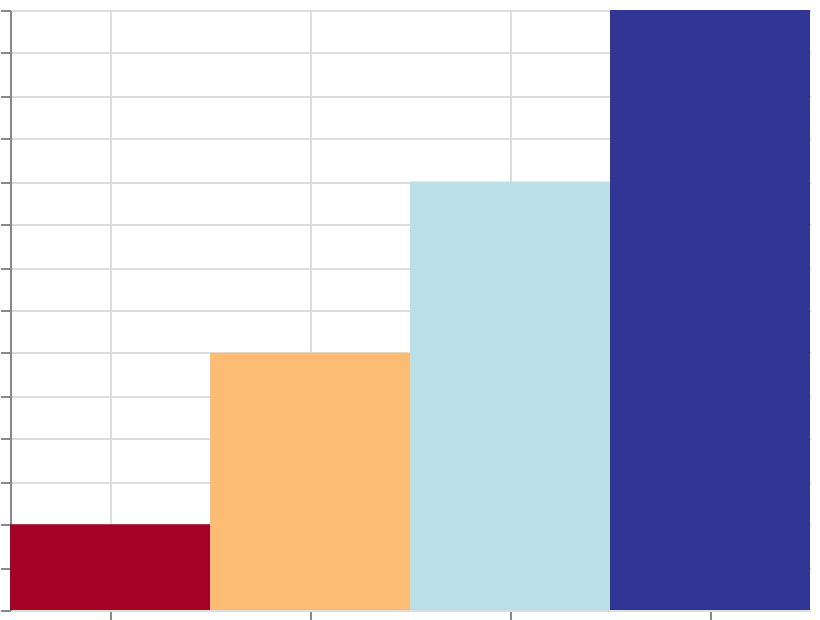

The Vega-Lite source for this figure:
### Vega specification from a JSON file in a GitHub repository (floating-point values rounded to 4 significant figures)
{"$schema": "https://vega.github.io/schema/vega/v6.json", "width": 400, "height": 300, "padding": 5, "autosize": "none", "data": [{"name": "table", "values": [{"cat": "A", "val": 10}, {"cat": "B", "val": 30}, {"cat": "C", "val": 50}, {"cat": "D", "val": 70}]}], "scales": [{"name": "x", "type": "band", "domain": {"data": "table", "field": "cat", "sort": true}, "range": "width"}, {"name": "y", "type": "linear", "domain": {"data": "table", "field": "val"}, "range": [{"signal": "height"}, 0], "zero": true, "nice": true}, {"name": "color", "type": "linear", "domain": {"data": "table", "field": "val"}, "range": {"scheme": "redyellowblue"}}], "marks": [{"type": "rect", "from": {"data": "table"}, "encode": {"update": {"x": {"scale": "x", "field": "cat"}, "width": {"scale": "x", "band": 1}, "y": {"scale": "y", "field": "val"}, "y2": {"scale": "y", "value": 0}, "fill": {"scale": "color", "field": "val"}}}}], "axes": [{"scale": "x", "orient": "bottom", "grid": true, "labels": false}, {"scale": "y", "orient": "left", "grid": true, "labels": false}], "legends": [{"fill": "color"}]}
